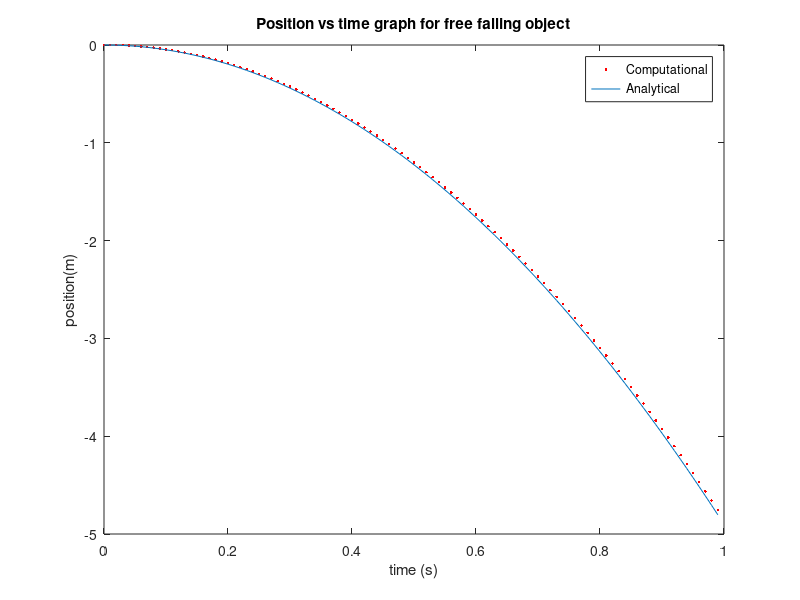
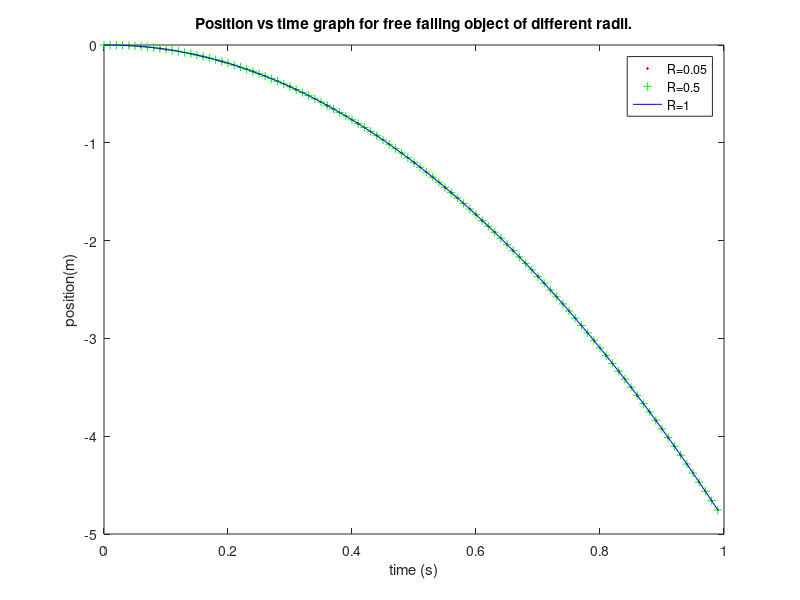

Here is the MATLAB script that generated these plots, in order:
% EFFECT OF BUOYANCY (air)

clear all;
close all;

g = -9.8; % g is taken with negative sign
tstart = 0;
tend = 1;
dt = 0.01;
npoints = (tend-tstart)/dt;

r=[0.01; 50; 100];
density_air=1.225; %kg/m^3
%density_object=2000; % glass
density_object=7874; % iron
volume=(4*pi*r.^3)/3;
mass=volume.*density_object;


% Initialize empty arrays
time = zeros(npoints,1);
vel = zeros(npoints,3);
pos = zeros(npoints,3);

% Initial values
time(1) = 0;
vel(1,:) = 0;
pos(1,:) = 0;   % considering the dropping point as frame of reference

buoyant_force=density_air*g.*volume;
net_accn= g+ (buoyant_force)./mass;
size(net_accn)
size(vel)

for step=1:npoints-1
    for j=1:3
      pos(step+1,j) = pos(step,j) + vel(step,j)*dt;
      vel(step+1,j) = vel(step,j) + net_accn(j)*dt;
      time(step+1) = time(step) + dt;
    end
end      

analytical_pos = 0.5 * time.^2 *(g + (density_air*4*pi*r(1)^3*g)/(3*mass(1)));
%analytical_vel = (g - (density*4*pi*r^3*g)/(3*mass)) * time;

figure;
plot(time,pos(:,1),'r.',time, analytical_pos);
title('Position vs time graph for free falling object');
xlabel('time (s)');
ylabel('position(m)');
legend('Computational', 'Analytical');

figure;
plot(time, pos(:,1), 'r.', time, pos(:, 2), 'g+', time, pos(:,3), 'b');
title('Position vs time graph for free falling object of different radii.');
legend('R=0.05', 'R=0.5', 'R=1');
xlabel('time (s)');
ylabel('position(m)');

net_accn
